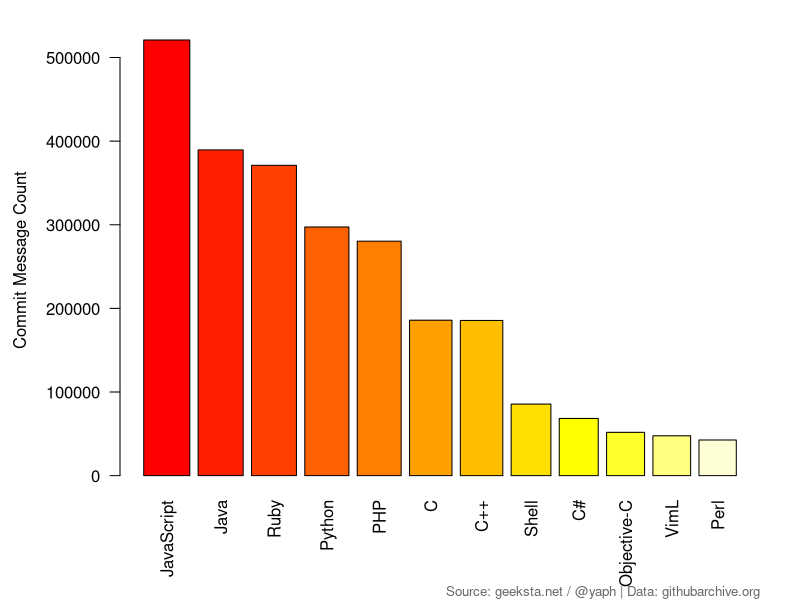

The R script that drew this image:
# comment.char = "" must be set due to # char in C# 
tcir = read.table("included_languages.csv", sep=",", header=TRUE, comment.char = "")
sorted_by_ratio <- tcir[with(tcir, order(-cntlang, repository_language)), ]

png(filename="included-languages-commit-counts.png",
    width = 800, height = 600, units = "px", pointsize = 14
)

# suppress scientific notation of numbers
options(scipen=3)

# vertical labels: las=2, margins: mar=c(bottom, left, top, right)
par(las=2, mar=c(6, 6, 2, 2),mgp=c(4.5,1,0))
bp <- barplot(sorted_by_ratio$cntlang,
    ylab="Commit Message Count",
    names.arg=sorted_by_ratio$repository_language,
    col=heat.colors(nrow(tcir)),
    log(sorted_by_ratio$cntlang)
)
title(sub="Source: geeksta.net / @yaph | Data: githubarchive.org", cex.sub = 0.8, col.sub = "gray40", line = 5, adj = 1)

# close device
dev.off()
